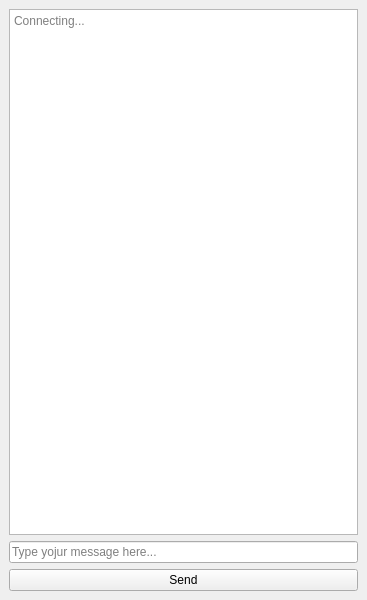
<?xml version="1.0" encoding="UTF-8"?>
<ui version="4.0">
 <class>MainWindow</class>
 <widget class="QMainWindow" name="MainWindow">
  <property name="geometry">
   <rect>
    <x>0</x>
    <y>0</y>
    <width>367</width>
    <height>600</height>
   </rect>
  </property>
  <property name="windowTitle">
   <string>MainWindow</string>
  </property>
  <widget class="QWidget" name="centralwidget">
   <layout class="QVBoxLayout" name="verticalLayout">
    <item>
     <widget class="QPlainTextEdit" name="message_box">
      <property name="readOnly">
       <bool>true</bool>
      </property>
      <property name="placeholderText">
       <string>Connecting...</string>
      </property>
     </widget>
    </item>
    <item>
     <widget class="QLineEdit" name="message_input">
      <property name="placeholderText">
       <string>Type yojur message here...</string>
      </property>
     </widget>
    </item>
    <item>
     <widget class="QPushButton" name="message_button">
      <property name="text">
       <string>Send</string>
      </property>
     </widget>
    </item>
   </layout>
  </widget>
 </widget>
 <resources/>
 <connections/>
</ui>
